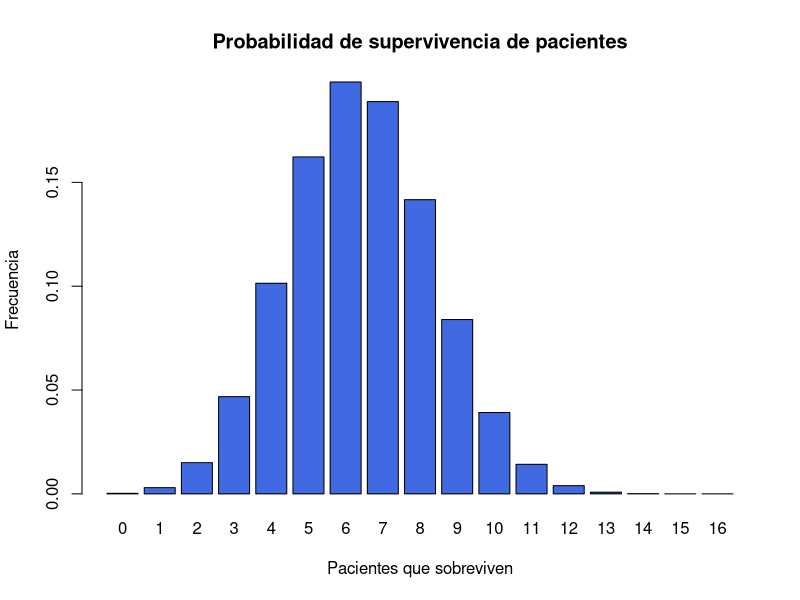
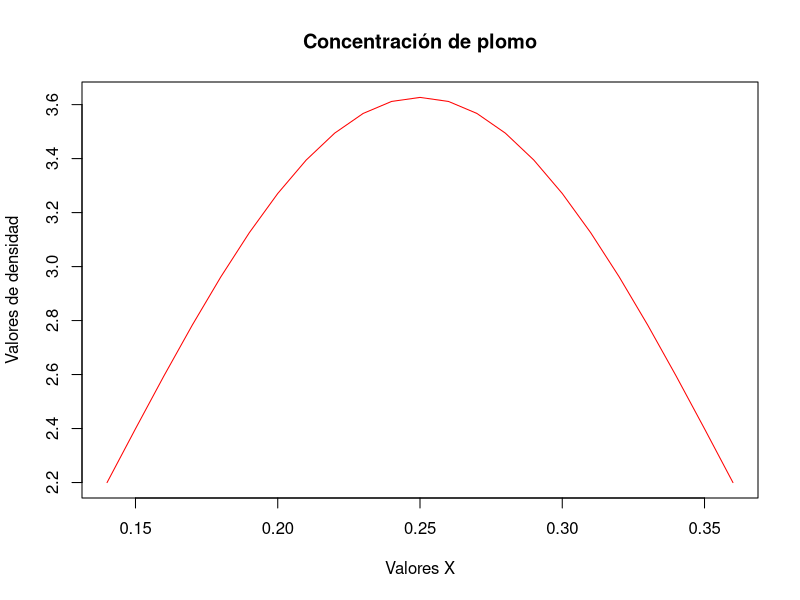
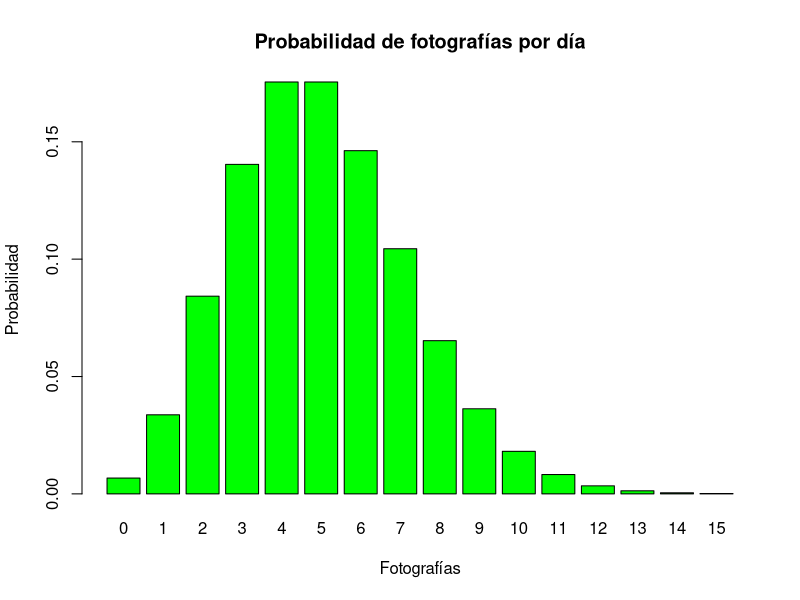

These charts were generated, in order, by the following R code:
#German Rolando Linares Castillo 999003463
#Juan Carlos Sánchez Portillo 999003468
#Sección A
#Ejercicio 1
#Gráfica
dbinom(0:16, 16, 0.4)
dbinomial <- dbinom(0:16, 16, 0.4)
barplot(dbinomial, main = "Probabilidad de supervivencia de pacientes", xlab = "Pacientes que sobreviven", ylab = "Frecuencia", col = c("royalblue"), names.arg = 0:16)
#Probabilidad de que sobrevivan todos los pacientes 
dbinom(16, 16, 0.4)
#Probabilidad de que sobrevivan mas de la mitad de los pacientes
pbinom(8, 16, 0.4, lower.tail = FALSE, log.p = FALSE)

#Ejercicio 2
#Gráfica
x = seq(0.14, 0.36, by = .01)
dnorm(x, 0.25, 0.11)
valores <- dnorm(x, 0.25, 0.11)
plot(x, valores, type="l", main="Concentración de plomo", xlab="Valores X", ylab="Valores de densidad", col = c("red"))
#Probabilidad de mayor de 0.6ppm
pnorm(0.60,0.25,.11, lower.tail = FALSE)
#Probabilidad de menor a 0.15 ppm
pnorm(0.15,0.25,.11, lower.tail = TRUE)
#Ppm minima en el 30% con  mayor concentración (es decir el valor maximo del 70% con menos)
qnorm(0.7,0.25,0.11, lower.tail = TRUE)

#Ejercicio 2
#Gráfica
dpois(0:5, 5)
barplot(dpois(0:15, 5), main = "Probabilidad de fotografías por día", xlab = "Fotografías", ylab = "Probabilidad", col = c("green"), names.arg = 0:15)
#Que no se produzcan mas de 4(menor o igual a 4)
ppois(4, 5)
#Que se produzcan almenos 4(mayor o igual a 4) o mayor a 3
ppois(3, 5, lower.tail = FALSE)
#Que se produzcan menos de 4(menor o igual a 3)
ppois(3, 5)